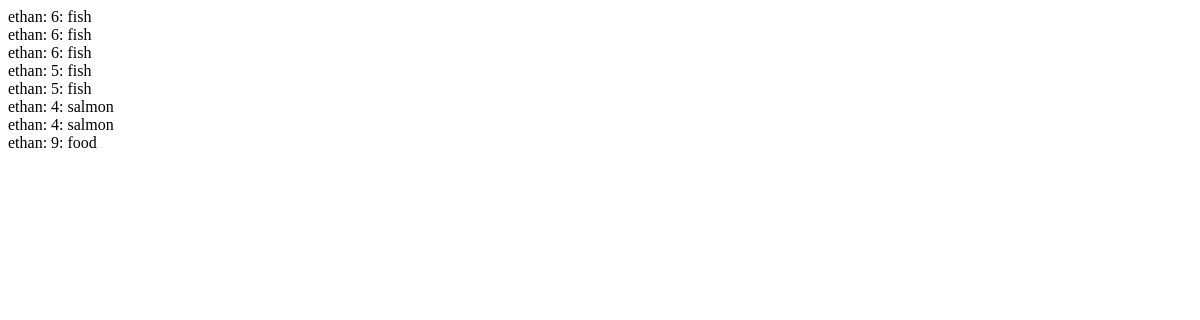
Page /posts on the earlier database version.
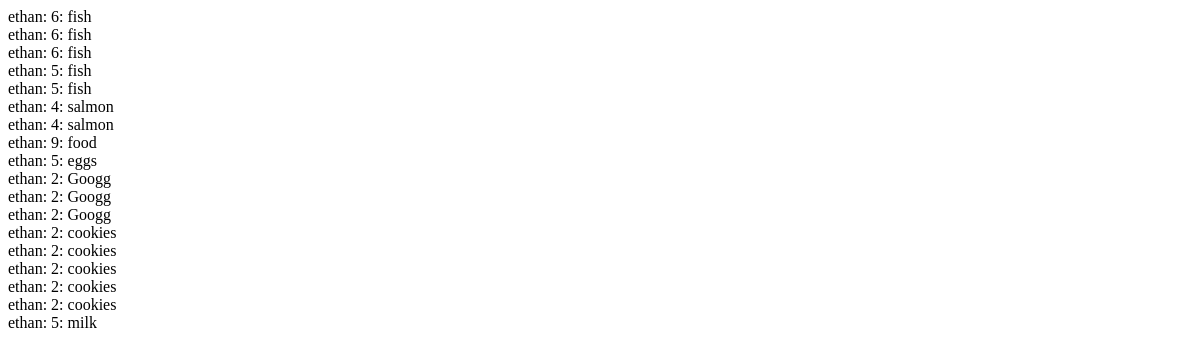
Same page on the later database version.
### tables this page shows
CREATE TABLE posts (
		id integer primary key autoincrement,
		price text not null,
		content text not null,
		user_name text
);

### main.py (the view)
@main.route('/posts', methods=['GET','POST'])
def posts():
    if request.method == 'GET':
        pass
    if request.method == 'POST':
        price = request.form.get('price')
        content = request.form.get('post')
        user_name = current_user.name
        create_post(price, content, user_name)
    return render_template('post.html', post=get_posts())

### models.py (called while the page is built)
def get_posts():
    con = sql.connect(path.join(ROOT, 'food_database.db'))
    cur = con.cursor()
    cur.execute('select * from posts')
    posts = cur.fetchall()
    return posts

### templates/post.html (shortened to what this page needs)
<!DOCTYPE html>
<html lang="en">
  <head>
    <body>
      {% for posts in post %}
      <div> {{ posts[3] + ': ' + posts[1] + ': ' + posts[2] }}</div>
      {% endfor %}
    </body>
  </head>
</html>

Differences in the rows shown:
added posts: user_name+price+content "ethan: 5: eggs"
added posts: user_name+price+content "ethan: 2: Googg"
added posts: user_name+price+content "ethan: 2: Googg"
added posts: user_name+price+content "ethan: 2: Googg"
added posts: user_name+price+content "ethan: 2: cookies"
added posts: user_name+price+content "ethan: 2: cookies"
added posts: user_name+price+content "ethan: 2: cookies"
added posts: user_name+price+content "ethan: 2: cookies"
added posts: user_name+price+content "ethan: 2: cookies"
added posts: user_name+price+content "ethan: 5: milk"
